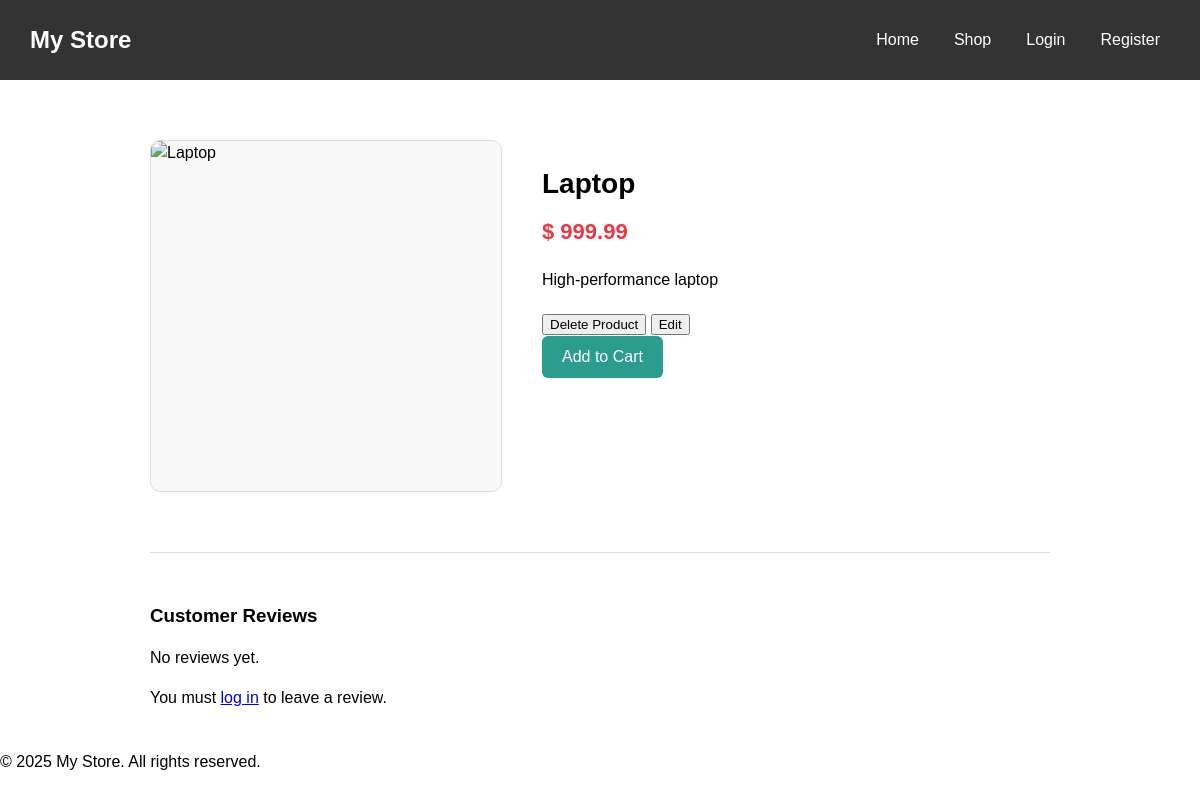
Before: /product/1 with the older database file.
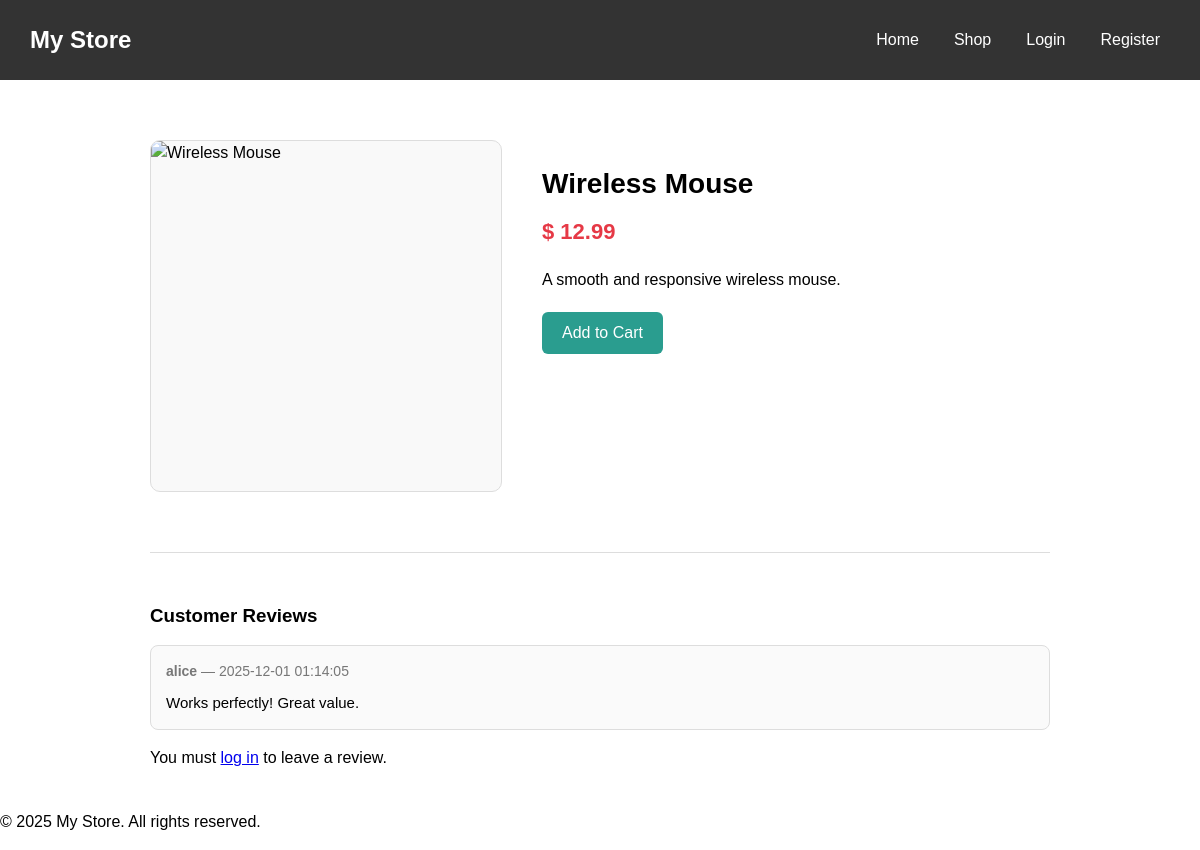
After: the same page with the newer database file.
### tables this page shows
CREATE TABLE products (
    id INTEGER PRIMARY KEY AUTOINCREMENT,
    name TEXT NOT NULL,
    price REAL NOT NULL,
    description TEXT NOT NULL
, seller_id INTEGER, inventory INTEGER DEFAULT 0);

CREATE TABLE reviews (
    id INTEGER PRIMARY KEY AUTOINCREMENT,
    user_id INTEGER NOT NULL,
    product_id INTEGER NOT NULL,
    content TEXT NOT NULL,                  
    image_url TEXT,     
    rating INTEGER DEFAULT 5,             
    created_at TIMESTAMP DEFAULT CURRENT_TIMESTAMP,
    FOREIGN KEY (user_id) REFERENCES users(id) ON DELETE CASCADE,
    FOREIGN KEY (product_id) REFERENCES products(id) ON DELETE CASCADE
);

CREATE TABLE users (
    id INTEGER PRIMARY KEY AUTOINCREMENT,
    username TEXT UNIQUE NOT NULL,
    password TEXT NOT NULL,
    email TEXT UNIQUE NOT NULL,
    role TEXT DEFAULT 'user',
    created_at TIMESTAMP DEFAULT CURRENT_TIMESTAMP
, is_suspended INTEGER DEFAULT 0);

### app.py (the view, shortened to what this page needs)
@app.route('/product/<int:product_id>', methods=['GET', 'POST'])
def product_detail(product_id):
    product = db.get_product(product_id)
    if not product:
        flash("Product not found.", "warning")
        return redirect(url_for('shop'))
    reviews = db.get_reviews_for_product(product_id)
    return render_template('product_detail.html', product=product, reviews=reviews)

### app.py (called while the page is built)
@app.context_processor
def inject_csrf_token():
    return dict(csrf_token=generate_csrf)

### db/database.py (called while the page is built)
    def connect(self):
        conn = sqlite3.connect(self.db_path, timeout=10, check_same_thread=False)
        conn.row_factory = sqlite3.Row
        return conn

    def get_product(self, product_id):
        with self.connect() as conn:
            product = conn.execute(
                "SELECT * FROM products WHERE id = ?",
                (product_id,)
            ).fetchone()
        return dict(product) if product else None

    def get_reviews_for_product(self, product_id):
        with self.connect() as conn:
            reviews = conn.execute(
                "SELECT r.content, r.image_url, r.rating, r.created_at, u.username "
                "FROM reviews r "
                "JOIN users u ON r.user_id = u.id "
                "WHERE r.product_id = ? "
                "ORDER BY r.created_at DESC",
                (product_id,)
            ).fetchall()
        return [dict(row) for row in reviews]

### templates/product_detail.html (shortened to what this page needs)
{% extends "base.html" %}
{% block content %}
<div class="product-container">
    <img
        src="{{ product.image_url if product.image_url else url_for('static', filename='placeholder.png') }}"
        alt="{{ product.name }}"
        class="product-image"
    >
    <div class="product-info">
        <h2>{{ product.name }}</h2>
        <p class="product-price">$ {{ product.price }}</p>
        <p class="product-description">{{ product.description }}</p>
        {% if session.get('role') in ['admin','Admin'] or product.seller_id == session.get('user_id') %}
            <form method="POST" action="{{ url_for('delete_product', product_id=product.id) }}" style="display:inline;">
                <button type="submit">Delete Product</button>
            </form>
            <form method="GET" action="{{ url_for('edit_product', product_id=product.id) }}" style="display:inline;">
                <button type="submit">Edit</button>
            </form>
        {% endif %}
        <form action="{{ url_for('add_to_cart', product_id=product.id) }}" method="POST">
            <button type="submit" class="btn-add-cart">Add to Cart</button>
        </form>
    </div>
</div>
<div class="reviews">
    <h3>Customer Reviews</h3>
    {% if reviews %}
        {% for review in reviews %}
            <div class="review-card">
                <div class="review-meta">
                    <strong>{{ review.username }}</strong>
                    — {{ review.created_at }}
                </div>
                <div class="review-text">
                    {{ review.content }}
                </div>
            </div>
        {% endfor %}
    {% else %}
        <p>No reviews yet.</p>
    {% endif %}
    {% if session.get('user_id') %}
        <div class="review-form">
            <h4>Leave a Review</h4>
            <form action="{{ url_for('product_detail', product_id=product.id) }}" method="POST" enctype="multipart/form-data">
                <input type="hidden" name="csrf_token" value="{{ csrf_token() }}">
                <label for="rating">Rating:</label>
                <select name="rating" id="rating">
                    <option value="5">5 - Excellent</option>
                    <option value="4">4 - Good</option>
                    <option value="3">3 - Average</option>
                    <option value="2">2 - Poor</option>
                    <option value="1">1 - Terrible</option>
                </select>
                <textarea name="content" placeholder="Write your review..." required></textarea>
                <label>Upload an image (optional):</label><br>
                <input type="file" name="image">
                <button type="submit">Submit Review</button>
            </form>
        </div>
    {% else %}
        <p>You must <a href="{{ url_for('login') }}">log in</a> to leave a review.</p>
    {% endif %}
</div>
{% endblock %}

Changed rows visible on the page:
changed products: name "Laptop" → "Wireless Mouse"; price "999.99" → "12.99"; description "High-performance laptop" → "A smooth and responsive wireless mouse."
added reviews: username "alice", created_at "2025-12-01 01:14:05", content "Works perfectly! Great value."
Other visible differences:
text no longer shown: "Delete Product Edit No reviews yet."
